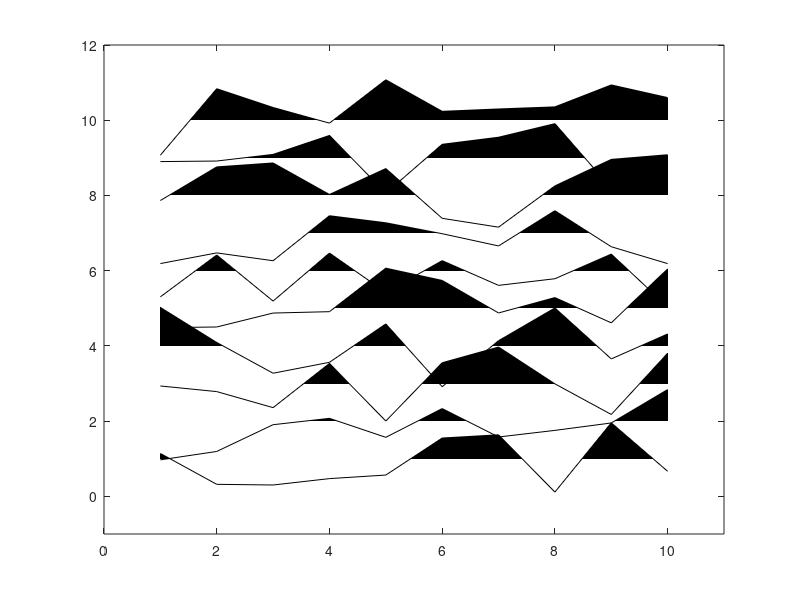

The MATLAB source for this figure:
function scal = wigbcc(a,scal,x,z,linecolor,fillcolor,amx)
%WIGB: Plot seismic data using wiggles.
%
%  WIGB(a,scal,x,z,amx)
%
%  IN  a:     seismic data (a matrix, traces are columns)
%      scale: multiple data by scal
%      x:     horizontal axis (often offset)
%      z:     vertical axis (often time)
%
%  Note
%
%    If only 'a' is enter, 'scal,x,z,amn,amx' are set automatically;
%    otherwise, 'scal' is a scalar; 'x, z' are vectors for annotation in
%    offset and time, amx are the amplitude range.
%
%
%  Author(s): Xingong Li (Intseis, Integrated Seismic Solutions)
%  Copyright 1998-2003 Xingong
%  Revision: 1.2  Date: Dec/2002
%  Copyright 2018 Yi Lin
%  Revision: 1.3  Date: April/2018
%  fix a bug: when a trace has its values being all negative and the same, and
% also very small, e.g. trace(:,17) = -1.39e-17, the original code fails. I fixed
% this bug by simply modify the line 75.

% Song Luo, 2021/05/21, revised wigb.m to plot cross-correlation functions,
% in addition, I fixed an bug and excluded the white line existed in black areas.
% Song Luo, 2021/07/03, revised a bug by letting tr(1)<0 to tr(1)<=0 and
% tr(nz)<0 to tr(nz)<=0.
% Song Luo, 2021/08/10, fix a bug by letting tr(1)<=0 and tr(nz)<=0 to
% tr(nz)>0 and tr(nz)>0

if nargin == 0, nx=10;nz=10; a = rand(nz,nx)-0.5; end

[nz,nx]=size(a);

% Song Luo added, 2021/6/23, add the following codes to avoid too large
% trace number
if nx > 100
    index = round(linspace(1,nx,100));
    nx = length(index);
    a = a(:,index);
    if (nargin >2 ); x = x(index); end
end

trmx= max(abs(a));
if (nargin <= 5); fillcolor = [0 0 0]; end
if (nargin <= 4); linecolor = [0 0 0]; end
if (nargin <= 6); amx=mean(trmx);  end
if (nargin <= 2); x=[1:nx]; z=[1:nz];  end
if (nargin <= 1); scal =1; end

if nx < 1; disp(' ERR:PlotWig: nx has to be more than 1');return;end


% take the average as dx

dx1 = abs(x(2:nx)-x(1:nx-1));
dx = median(dx1);

if nx==1
    dx = x(1)/100;
end

dz=z(2)-z(1);
xmx=max(max(a)); xmn=min(min(a));

if scal == 0; scal=1; end
if amx==0
    a = a*scal;
else
    a = a * dx /amx;
    a = a * scal;
    scal = scal*dx/amx;
end

fprintf(' PlotWig: data range [%f, %f], plotted max %f \n',xmn,xmx,amx);

% set display range

x1=min(x)-2.0*dx; x2=max(x)+2.0*dx;
z1=min(z)-dz; z2=max(z)+dz;

 set(gca,'NextPlot','add','Box','on', ...
  'YLim', [x1 x2], ...
  'YDir','normal', ...
  'XLim',[z1 z2]);


% fillcolor = [0 0 0];
% linecolor = [0 0 0];
% linewidth = 1.;
linewidth = 0.5;

z=z'; 	% input as row vector
zstart=z(1);
zend  =z(nz);

for i=1:nx
    
    if trmx(i) ~= 0 && trmx(i) >= 1e-8    % skip the zero traces, fix the bug
        tr=a(:,i); 	% --- one scale for all section
        s = sign(tr) ;
        i1= find( s(1:nz-1) ~= s(2:nz) );	% zero crossing points
        npos = length(i1);
        
        
        %12/7/97
        zadd = i1 + tr(i1) ./ (tr(i1) - tr(i1+1)); %locations with 0 amplitudes
        aadd = zeros(size(zadd));
        
        [zpos,~] = find(tr >0);
        [zz,iz] = sort([zpos; zadd]); 	% indices of zero point plus positives
        aa = [tr(zpos); aadd];
        aa = aa(iz);
        
        % be careful at the ends
        if tr(1)>0, 	a0=0; z0=1.00;
        else, 		a0=0; z0=zadd(1);
        end
        if tr(nz)>0, 	a1=0; z1=nz;
        else, 		a1=0; z1=max(zadd);
        end
        
        zz = [z0; zz; z1; z0];
        aa = [a0; aa; a1; a0];
        
        zzz = zstart + zz*dz -dz;
        
        
        patch( zzz , aa+x(i),  fillcolor,'EdgeColor','none');
        
        line( 'Color',linecolor,  ...
            'LineWidth',linewidth, ...
            'Ydata', tr+x(i), 'Xdata',z);	% negatives line
        
    else % zeros trace
        
%         line( 'Color',linecolor,  ...
%             'LineWidth',linewidth, ...
%             'Ydata', [x(i) x(i)], 'Xdata',[zstart zend]);
        
    end
end

